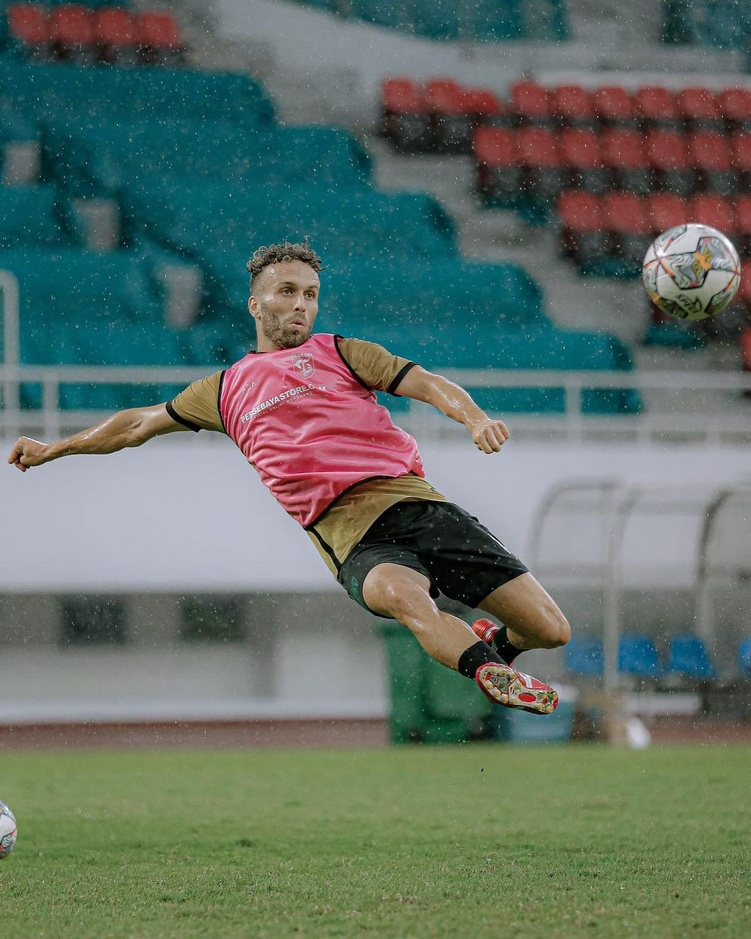
#> input picture zevalente.jpg, 751 x 939 px, shrunk from 1080 x 1350 before the run
$ python tugas1splittingimagetorgb.py
#> lines starting #> are read from the running program, lines starting #| are printed output that depends on the picture
import matplotlib.pyplot as plt
fig, ax= plt.subplots(2,2, figsize=(10, 12))

jpg=plt.imread('zevalente.jpg')
#> jpg is the input picture: shape (939, 751, 3); mean R, G, B 96.7, 111, 101.6
print("dimensi gambar {}".format(jpg.shape))
#| dimensi gambar (939, 751, 3)

jpg_red=jpg[:,:,0]
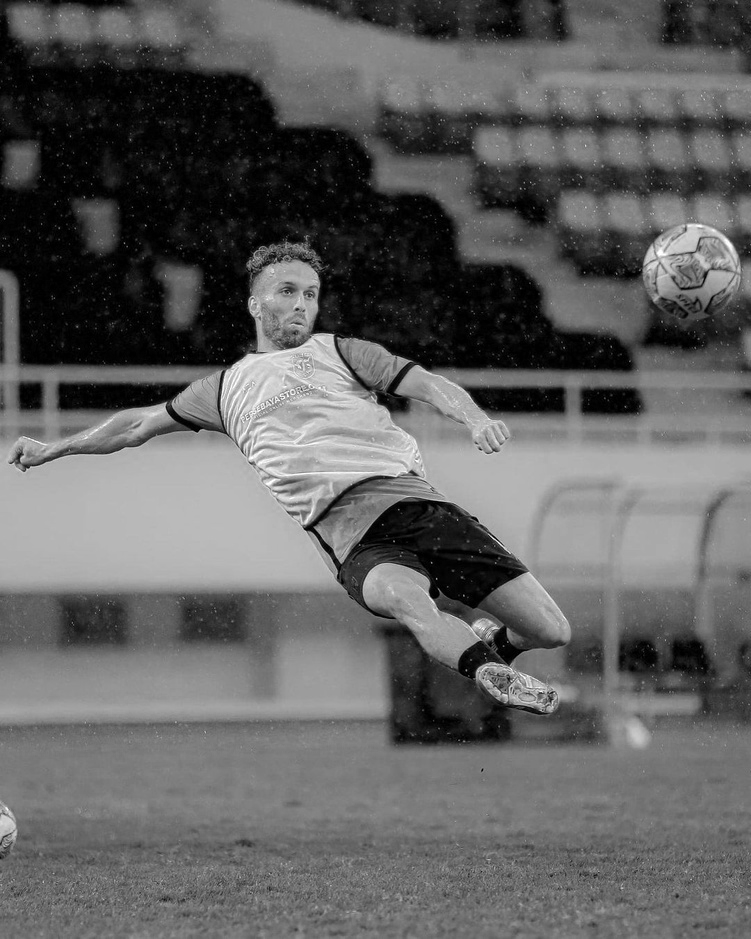
#> jpg_red: shape (939, 751); min 0, max 255, mean 96.7
jpg_green=jpg[:,:,1]
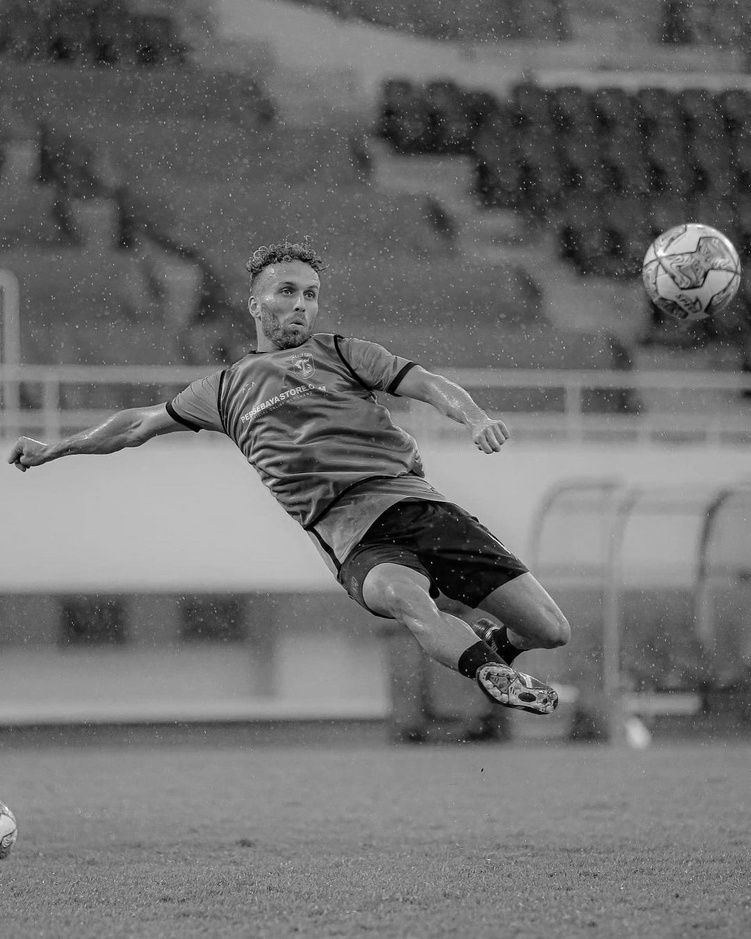
#> jpg_green: shape (939, 751); min 0, max 255, mean 111
jpg_blue=jpg[:,:,2]
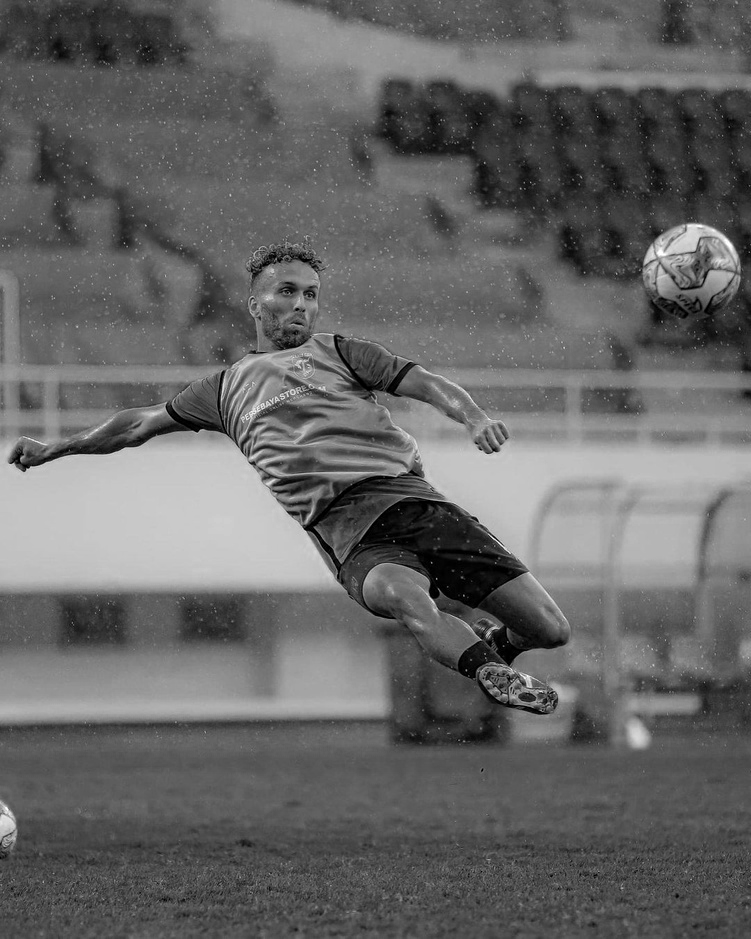
#> jpg_blue: shape (939, 751); min 0, max 255, mean 101.6
cmap = 'gray'

#RGB
ax[0,0].imshow(jpg, cmap = 'gray')
ax[0,0].axis('off')
ax[0,0].set_title('Channel Warna RGB')

#Split Channel Merah
ax[0,1].imshow(jpg_red, cmap = 'gray')
ax[0,1].axis('off')
ax[0,1].set_title('Channel Warna Red')

#Split Channel Hijau
ax[1,0].imshow(jpg_green, cmap = 'gray')
ax[1,0].axis('off')
ax[1,0].set_title('Channel Warna Green')

#Split Channel Biru
ax[1,1].imshow(jpg_blue, cmap = 'gray')
ax[1,1].axis('off')
ax[1,1].set_title('Channel Warna Blue')

plt.show()
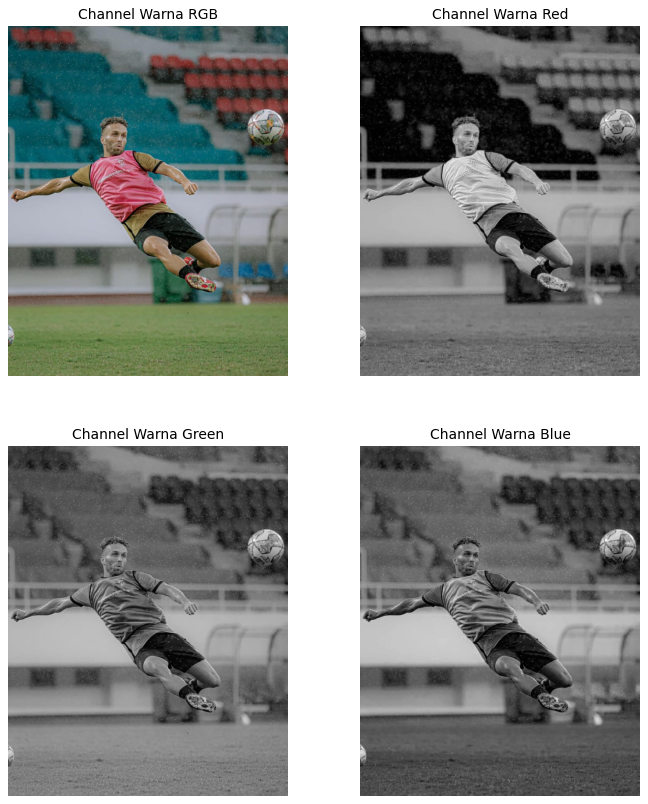
#> figure drawn by matplotlib, 4 panels
